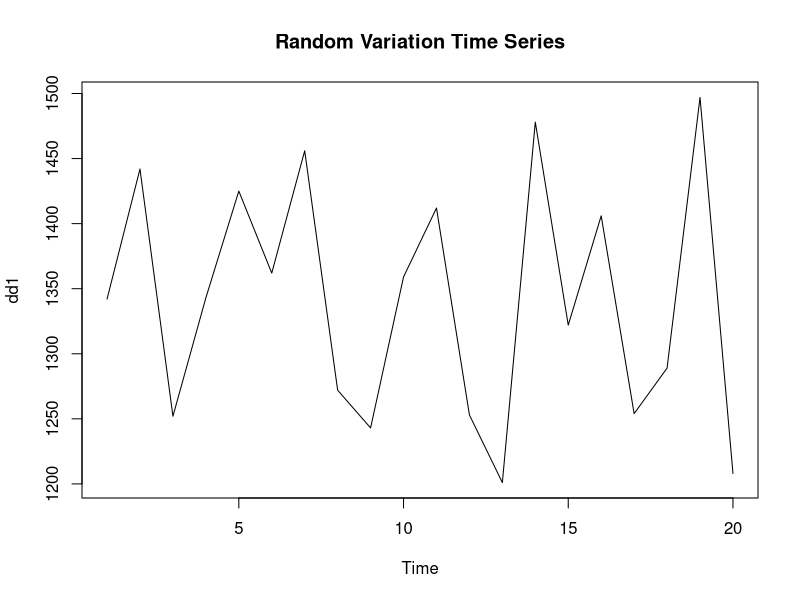
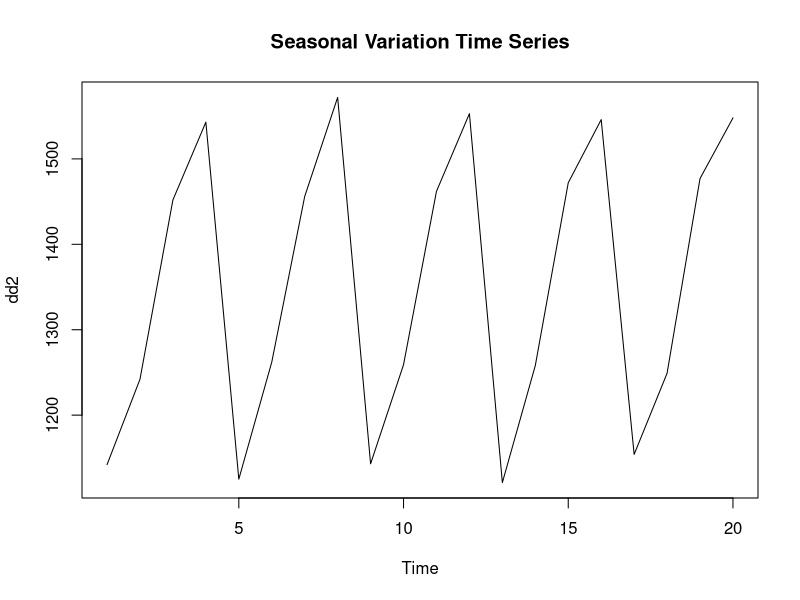
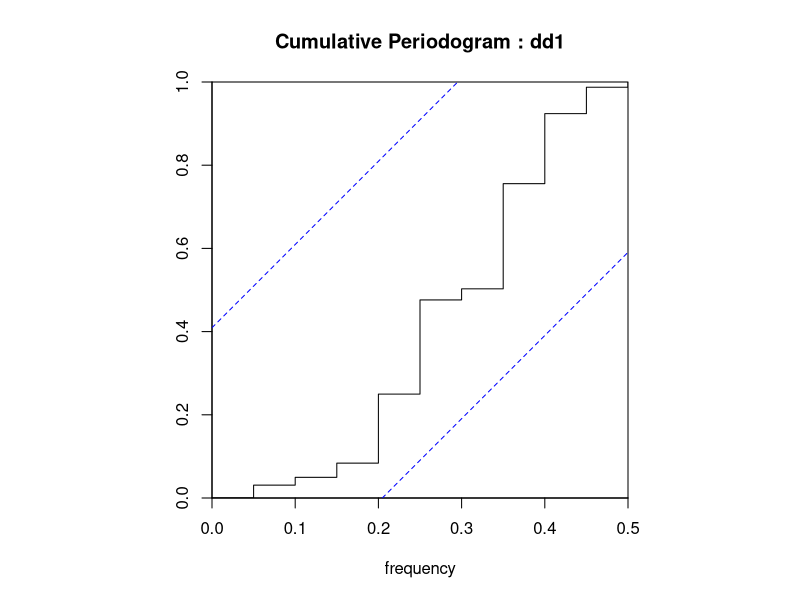
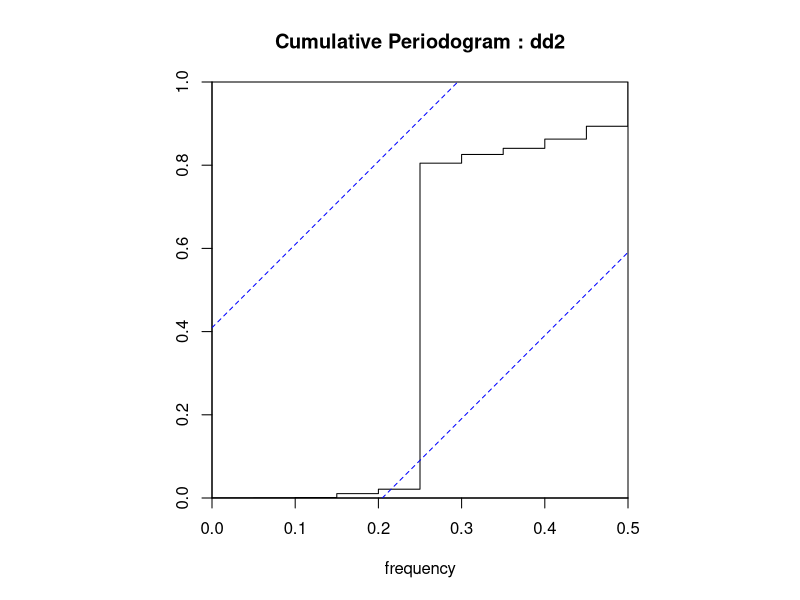

Recreate these plots in R, in order.
##########################################################################################################################################

#(주의) ->  순차적으로 코드를 실행하는 것을 권함!

#에러 발생 시 github Time_Series_Analysis/R_Time_Series_Data_Analysis 경로에 issue를 남기면 확인

##########################################################################################################################################

### 구간별 그래프(monthplot) .

# 구간별 변동 그래프 그리기

dd1 = matrix(c(1342, 1442, 1252, 1343,  1425, 1362, 1456,1272,     
               1243, 1359, 1412, 1253,  1201, 1478, 1322, 1406,
               1254, 1289, 1497, 1208))

(dd.ts1 =ts(data = dd1, start = c(2006,1), frequency = 4))            # 우연변동 자료(dd1).    

dd2 = matrix(c(1142, 1242, 1452, 1543,  1125, 1262, 1456,1572,
               1143, 1259, 1462, 1553,  1121, 1258, 1472, 1546,
               1154, 1249, 1477, 1548))

(dd.ts2 =ts(data = dd2, start = c(2006,1), frequency = 4))            # 계절변동 자료(dd2).          


ts.plot(dd1, main = "Random Variation Time Series")

ts.plot(dd2, main = "Seasonal Variation Time Series")

cpgram(dd1, main = "Cumulative Periodogram : dd1")

cpgram(dd2, main = "Cumulative Periodogram : dd2")


graphics.off()                                                                



############################################################출력값(print)#################################################################

# [Workspace loaded from ~/.RData]
# 
# > dd1 = matrix(c(1342, 1442, 1252, 1343,  1425, 1362, 1456,1272,
#                  +                1243, 1359, 1412, 1253,  1201, 1478, 1322, 1406,
#                  +                1254, 1289, 1497, 1208))
# > 
#   > (dd.ts1 =ts(data = dd1, start = c(2006,1), frequency = 4))                      
# Qtr1 Qtr2 Qtr3 Qtr4
# 2006 1342 1442 1252 1343
# 2007 1425 1362 1456 1272
# 2008 1243 1359 1412 1253
# 2009 1201 1478 1322 1406
# 2010 1254 1289 1497 1208
# > dd2 = matrix(c(1142, 1242, 1452, 1543,  1125, 1262, 1456,1572,
#                  +                1143, 1259, 1462, 1553,  1121, 1258, 1472, 1546,
#                  +                1154, 1249, 1477, 1548))
# > 
#   > (dd.ts2 =ts(data = dd2, start = c(2006,1), frequency = 4))                      
# Qtr1 Qtr2 Qtr3 Qtr4
# 2006 1142 1242 1452 1543
# 2007 1125 1262 1456 1572
# 2008 1143 1259 1462 1553
# 2009 1121 1258 1472 1546
# 2010 1154 1249 1477 1548
# > 
#   > 
#   > ts.plot(dd1, main = "Random Variation Time Series")
# > 
#   > ts.plot(dd2, main = "Seasonal Variation Time Series")
# > 
#   > cpgram(dd1, main = "Cumulative Periodogram : dd1")
# > 
#   > cpgram(dd2, main = "Cumulative Periodogram : dd2")

##########################################################################################################################################
